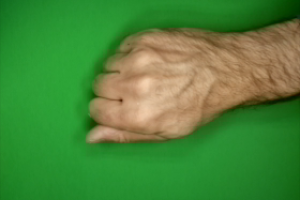
#> input picture dataset/rock/1DxbXT3M2qiMjCmC.png, 300 x 200 px
$ python preprocess.py
#> lines starting #> are read from the running program, lines starting #| are printed output that depends on the picture; after the words box and inside, x2 and y2 are one past the last pixel; in counts of white or black regions, pixels touching at a corner belong together
"""
STEP 1: Data Preprocessing
- Converts each image to a Canny edge map (removes background colour dependency)
- Resizes to 64x64, normalizes, splits 80/20
- Saves as .npy files
- Shows sample images and class distribution chart
"""

import os
import numpy as np
import cv2
import matplotlib.pyplot as plt
from sklearn.model_selection import train_test_split

IMG_SIZE = 64
CLASSES  = ['rock', 'paper', 'scissors']
DATA_DIR = 'dataset'

def apply_edges(img_bgr):
    """Convert a BGR image to a Canny edge map (background-independent)."""
    gray  = cv2.cvtColor(img_bgr, cv2.COLOR_BGR2GRAY)
    blur  = cv2.GaussianBlur(gray, (5, 5), 0)
    edges = cv2.Canny(blur, 50, 150)
    return edges   # shape: (H, W) — 1 channel, values 0 or 255

def load_data():
    X, y = [], []
    samples_orig  = {cls: [] for cls in CLASSES}
    samples_edges = {cls: [] for cls in CLASSES}

    for label, cls in enumerate(CLASSES):
        folder = os.path.join(DATA_DIR, cls)
        if not os.path.exists(folder):
            print(f"[WARNING] Folder not found: {folder}")
            continue
        files = os.listdir(folder)
        print(f"Loading '{cls}': {len(files)} images...")
        for img_name in files:
            img_path = os.path.join(folder, img_name)
            img = cv2.imread(img_path)
#> img is the input picture: shape (200, 300, 3); mean B, G, R 58.1, 134.6, 75.2
            if img is None:
                continue
            img_resized = cv2.resize(img, (IMG_SIZE, IMG_SIZE))
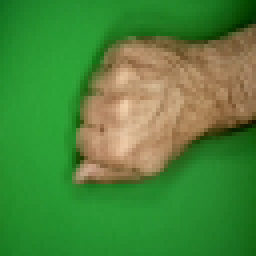
#> img_resized: shape (64, 64, 3) (shown 4 times larger); mean B, G, R 58, 134.5, 75.2
            img_edges   = apply_edges(img_resized)
#> in apply_edges, `gray  = cv2.cvtColor(img_bgr, cv2.COLOR_BGR2GRAY)`:
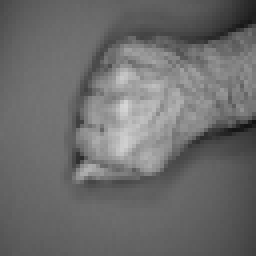
#> gray: shape (64, 64) (shown 4 times larger); min 19, max 214, mean 108
#> in apply_edges, `edges = cv2.Canny(blur, 50, 150)`:
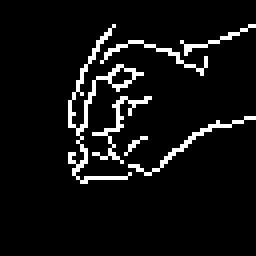
#> edges: shape (64, 64) (shown 4 times larger); 6.5% white in thin lines or dots, all inside (x1, y1, x2, y2) = (17, 6, 64, 46)
            X.append(img_edges)
            y.append(label)
            if len(samples_orig[cls]) < 5:
                samples_orig[cls].append(cv2.cvtColor(img_resized, cv2.COLOR_BGR2RGB))
                samples_edges[cls].append(img_edges)
#> pass 2 of the loop in load_data, `for label, cls in enumerate(CLASSES):`:
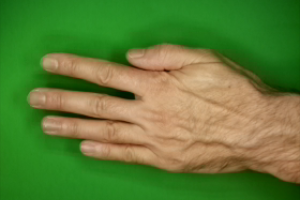
#> input picture dataset/paper/0Og76sl5CJhbxWWx.png, 300 x 200 px
#> in load_data, img is the input picture: shape (200, 300, 3); mean B, G, R 55.4, 126.3, 94.1
#> in apply_edges (call 2), `blur  = cv2.GaussianBlur(gray, (5, 5), 0)`:
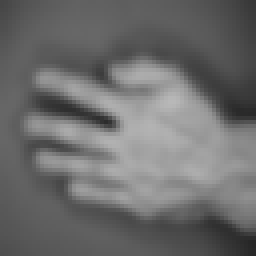
#> blur: shape (64, 64) (shown 4 times larger); min 38, max 184, mean 108.6
#> in apply_edges (call 2), `edges = cv2.Canny(blur, 50, 150)`:
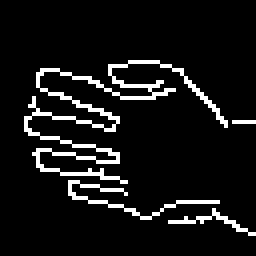
#> edges: shape (64, 64) (shown 4 times larger); 8.1% white in thin lines or dots, all inside (x1, y1, x2, y2) = (6, 15, 64, 59)

    return np.array(X), np.array(y), samples_orig, samples_edges

print("=" * 40)
print("  Loading and preprocessing data...")
print("=" * 40)

X, y, samples_orig, samples_edges = load_data()
#> y = [0, 1]; samples_orig = 3 items; samples_edges = 3 items
print(f"\nTotal images loaded: {len(X)}")
#| Total images loaded: 2

# Normalize to [0, 1] and add channel dimension → (N, 64, 64, 1)
X = X.astype('float32') / 255.0
X = np.expand_dims(X, axis=-1)

# Train/Test split 80/20
#> (the run stopped early here; a loop or call above may not have finished)
